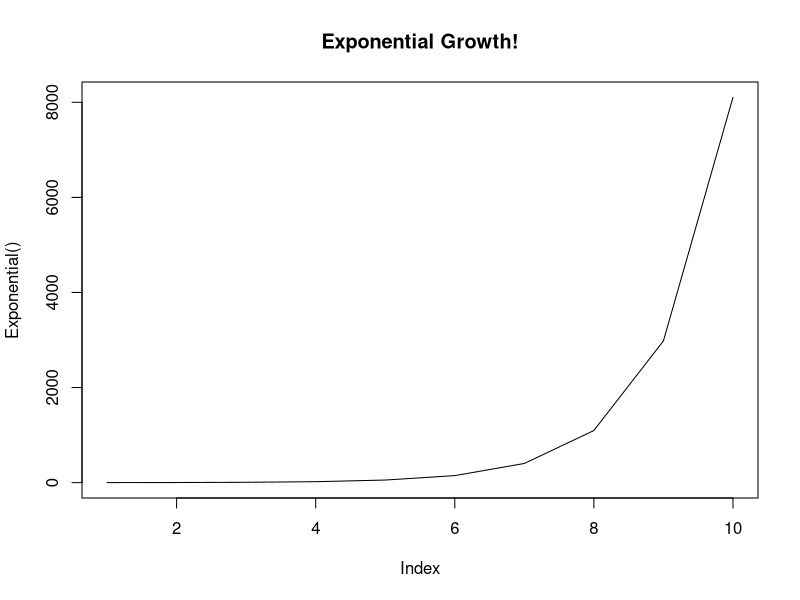

R code for this plot:
###############################################################################
# Browse.R
###############################################################################

Exponential <- function(N0 = 1, r = 1, generations = 10){
    # runs silmulation of exponential growth
    # returns vector of length generationso

    N <- rep(NA, generations)

    N[1] <- N0

    for(t in 2:generations){
        N[t] <- N[t-1] * exp(r)
           browser()
    }
    return(N)
}

plot(Exponential(), type = "l", main = "Exponential Growth!")
